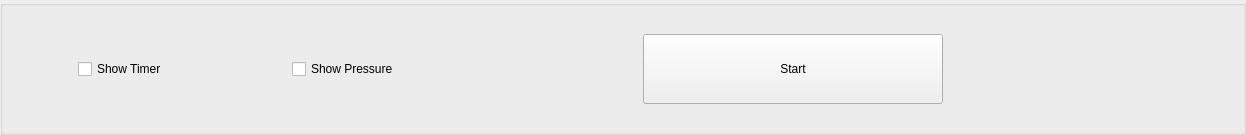
      <widget class="QGroupBox" name="start_group_box">
       <property name="geometry">
        <rect>
         <x>0</x>
         <y>520</y>
         <width>1246</width>
         <height>135</height>
        </rect>
       </property>
       <property name="sizePolicy">
        <sizepolicy hsizetype="MinimumExpanding" vsizetype="MinimumExpanding">
         <horstretch>0</horstretch>
         <verstretch>0</verstretch>
        </sizepolicy>
       </property>
       <property name="minimumSize">
        <size>
         <width>720</width>
         <height>130</height>
        </size>
       </property>
       <property name="maximumSize">
        <size>
         <width>1246</width>
         <height>135</height>
        </size>
       </property>
       <property name="layoutDirection">
        <enum>Qt::LeftToRight</enum>
       </property>
       <property name="title">
        <string/>
       </property>
       <layout class="QHBoxLayout" name="horizontalLayout_4">
        <property name="spacing">
         <number>50</number>
        </property>
        <property name="leftMargin">
         <number>0</number>
        </property>
        <property name="topMargin">
         <number>0</number>
        </property>
        <property name="rightMargin">
         <number>0</number>
        </property>
        <property name="bottomMargin">
         <number>0</number>
        </property>
        <item>
         <spacer name="horizontalSpacer_12">
          <property name="orientation">
           <enum>Qt::Horizontal</enum>
          </property>
          <property name="sizeHint" stdset="0">
           <size>
            <width>40</width>
            <height>20</height>
           </size>
          </property>
         </spacer>
        </item>
        <item alignment="Qt::AlignHCenter">
         <widget class="QCheckBox" name="checkbox_show_timer">
          <property name="maximumSize">
           <size>
            <width>250</width>
            <height>120</height>
           </size>
          </property>
          <property name="text">
           <string>Show Timer</string>
          </property>
         </widget>
        </item>
        <item>
         <spacer name="horizontalSpacer_11">
          <property name="orientation">
           <enum>Qt::Horizontal</enum>
          </property>
          <property name="sizeHint" stdset="0">
           <size>
            <width>40</width>
            <height>20</height>
           </size>
          </property>
         </spacer>
        </item>
        <item>
         <widget class="QCheckBox" name="checkbox_show_pressure">
          <property name="minimumSize">
           <size>
            <width>225</width>
            <height>0</height>
           </size>
          </property>
          <property name="maximumSize">
           <size>
            <width>200</width>
            <height>120</height>
           </size>
          </property>
          <property name="text">
           <string>Show Pressure</string>
          </property>
         </widget>
        </item>
        <item>
         <spacer name="horizontalSpacer_13">
          <property name="orientation">
           <enum>Qt::Horizontal</enum>
          </property>
          <property name="sizeHint" stdset="0">
           <size>
            <width>40</width>
            <height>20</height>
           </size>
          </property>
         </spacer>
        </item>
        <item>
         <widget class="QPushButton" name="push_button_start">
          <property name="sizePolicy">
           <sizepolicy hsizetype="MinimumExpanding" vsizetype="Preferred">
            <horstretch>0</horstretch>
            <verstretch>0</verstretch>
           </sizepolicy>
          </property>
          <property name="minimumSize">
           <size>
            <width>300</width>
            <height>70</height>
           </size>
          </property>
          <property name="maximumSize">
           <size>
            <width>375</width>
            <height>70</height>
           </size>
          </property>
          <property name="text">
           <string>Start</string>
          </property>
         </widget>
        </item>
        <item>
         <spacer name="horizontalSpacer_15">
          <property name="orientation">
           <enum>Qt::Horizontal</enum>
          </property>
          <property name="sizeHint" stdset="0">
           <size>
            <width>40</width>
            <height>20</height>
           </size>
          </property>
         </spacer>
        </item>
        <item alignment="Qt::AlignHCenter">
         <widget class="QLabel" name="reset_arduino_main_button">
          <property name="minimumSize">
           <size>
            <width>100</width>
            <height>40</height>
           </size>
          </property>
          <property name="maximumSize">
           <size>
            <width>120</width>
            <height>80</height>
           </size>
          </property>
          <property name="text">
           <string/>
          </property>
          <property name="pixmap">
           <pixmap>../media/images/buttons/restart.png</pixmap>
          </property>
          <property name="scaledContents">
           <bool>true</bool>
          </property>
          <property name="margin">
           <number>5</number>
          </property>
         </widget>
        </item>
        <item>
         <spacer name="horizontalSpacer_14">
          <property name="orientation">
           <enum>Qt::Horizontal</enum>
          </property>
          <property name="sizeHint" stdset="0">
           <size>
            <width>40</width>
            <height>20</height>
           </size>
          </property>
         </spacer>
        </item>
       </layout>
      </widget>
